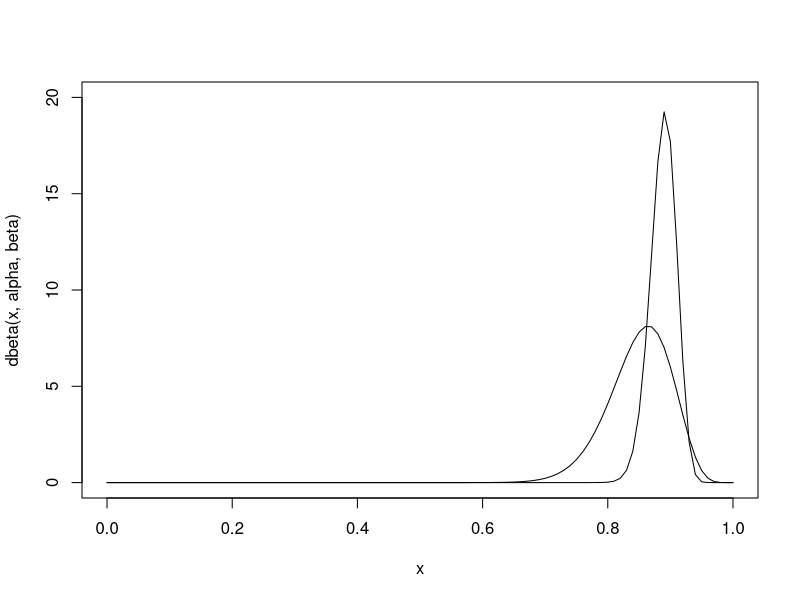
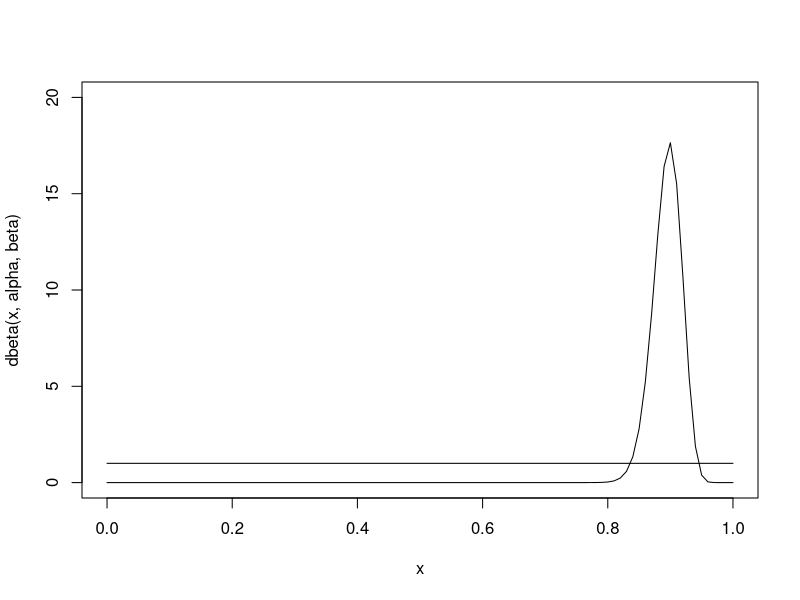
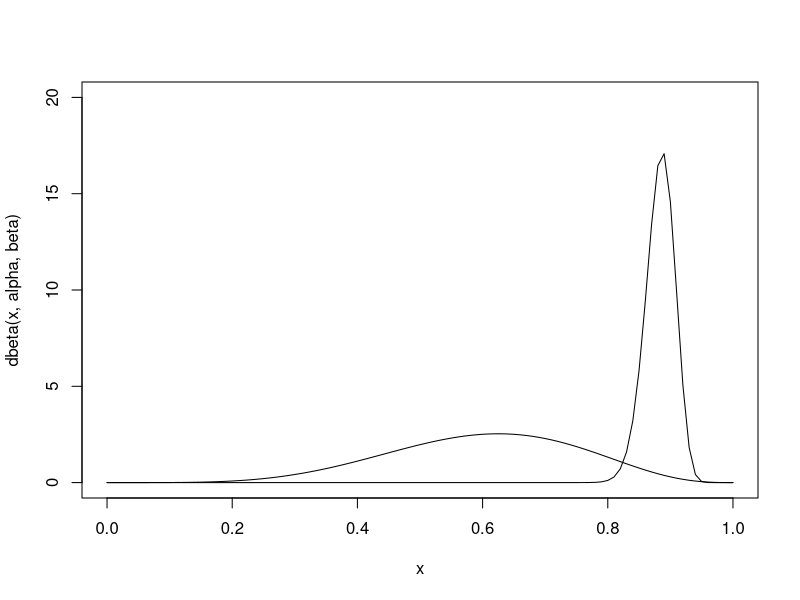
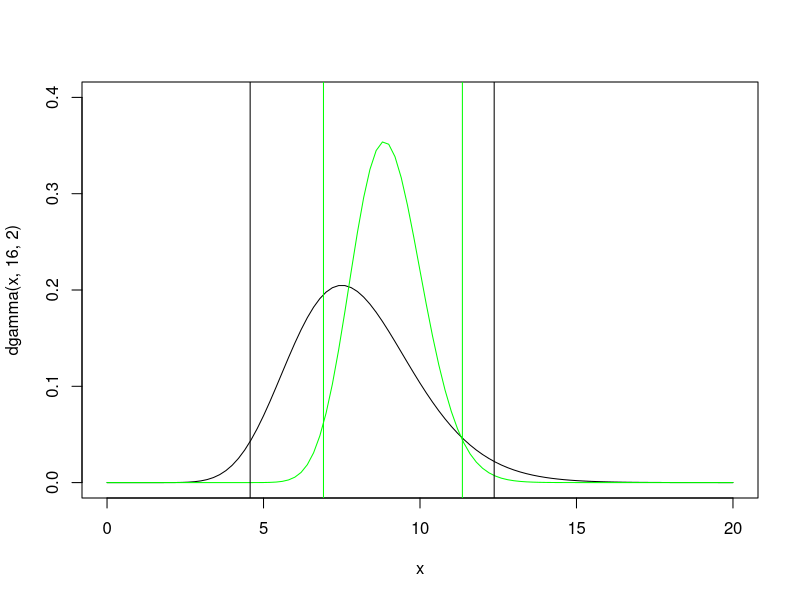

These charts were generated, in order, by the following R code:

#####
# 1.
winProb = c(.1, .3, .6, .7, .8)
creatures = c(1, 2, 3, 3, 1)
creatures = creatures/sum(creatures)
prior = creatures

# win 2, lose #3
# posterior distribution for prob of selecting each type 

likelihood <- winProb^2 * (1-winProb)^3; likelihood 

P2W3L<-sum(prior* likelihood); 
P2W3L

posterior <-prior * likelihood/ P2W3L; 
posterior
#0.03984477 0.33745081 0.37778749 0.21693266 0.02798426


### 1.b
prior = posterior
likelihood <- winProb^3 * (1-winProb)^7; likelihood

P3W7L<-sum(prior* likelihood); 
P3W7L

posterior <-prior * likelihood/ P3W7L; 
posterior
#  0.0207248400 0.8159861026 0.1453930050 0.0176966106 0.0001994417


### 1.c
winProb = c(.1, .3, .6, .7, .8)
creatures = c(1, 2, 3, 3, 1)
creatures = creatures/sum(creatures)
prior = creatures


likelihood <- winProb^5 * (1-winProb)^10; likelihood
P5W10L<-sum(prior* likelihood); 
P5W10L
posterior <-prior * likelihood/ P5W10L; 
posterior
#  0.0207248400 0.8159861026 0.1453930050 0.0176966106 0.0001994417





#####
# 2.

# score confidence interval 
# from ch. 7.4
prop.test(160, 178, conf.level=.95)
# 0.8425626 0.9372989

# confidence interval - option 2
# also from ch. 7.4 
success = 160
total = 178
theta = success/total
theta_tilda = (success + 2) / (total + 4)
n_tilda = total + 4

theta_tilda + qnorm(.975)* sqrt(theta_tilda * (1-theta_tilda)/n_tilda)
theta_tilda - qnorm(.975) * sqrt(theta_tilda * (1-theta_tilda)/n_tilda)
# 0.8446725 to  0.9355473

### 2. b, c, d.

## Statistician #1
# beta, mean .85, var .0025
E <- 0.85; 
V <- 0.0025 
alpha <- (E^2 - E^3)/V - E
beta <- alpha/E - alpha

curve(dbeta(x, alpha, beta), ylim=c(0, 20))

alpha = alpha + 160
beta = beta + 18

curve(dbeta(x, alpha, beta), add=TRUE)
# posterior mean 
mu <-alpha/(alpha+beta); 
mu 
# 0.8881579

#95% credible interval
qbeta(c(.025, .975), alpha, beta)
# 0.844250 0.925627

# probability theta is > 90
1- pbeta(.9, alpha, beta)


## Statistician #2
# flat prior 
alpha = 1
beta = 1
curve(dbeta(x, alpha, beta), ylim=c(0, 20))

alpha = alpha + 160
beta = beta + 18
curve(dbeta(x, alpha, beta), add=TRUE)

mu <-alpha/(alpha+beta); 
mu
#0.8944444

qbeta(c(.025, .975), alpha, beta)
#0.8457338 0.9348730

# probability theta is > 90
1- pbeta(.9, alpha, beta)


## Statistician #3
# beta 6, 4
alpha = 6
beta = 4
curve(dbeta(x, alpha, beta), ylim=c(0, 20))

alpha = alpha + 160
beta = beta + 18
curve(dbeta(x, alpha, beta), add=TRUE)

mu <-alpha/(alpha+beta); 
mu 
#0.8829787
qbeta(c(.025, .975), alpha, beta)
# 0.8334713 0.9247833

# probability theta is > 90
1- pbeta(.9, alpha, beta)





#####
# 3.
# p. 324, ex. 8

sampleSize = 60
sampleVar = 116^2
sampleMean = 538

priorVar = 25^2
priorMean = 600


A<- sampleSize/sampleVar 
A0<- 1/priorVar
A1<- A0 + A 
SD = sqrt(1/A1) 
SD
# 12.84696

# the posterior mean
M<- sampleMean 
M0 <- priorMean 
M1 <- (A0*M0 + A*M)/(A0 + A)
M1
# 554.3724

### 3.b
qnorm(c(.025, .975), M1, SD)
# 529.1928 579.5520

### 3.c
1-pnorm(600, M1, SD)
# 0.0001914289





#####
# 4.

### 4.a) likelihood 
#		theta^(N * summation Xi) * e ^(-N * theta) / product (Xi!)

### 4.b) write out the posterior density
#		theta^(N * summation Xi) * e ^(-N * theta) / product (Xi!)
#			* (lamda ^ r / gamma(r))^N * product(Xi ^(r-1)) * e^(lambda * summation Xi) 

### 4.c) gamma distribution with (sum xi + r, n + lambda)

### 4.d) 
r = 15 + 6 + 7 + 9 + 9 + 16
lambda =  3 + 5

# posterior density => gamma(r=62, lambda=8)


### 4.e)
# 95% confidence interval 
qgamma(c(.025, .975), r, lambda)
# 5.941881 9.794631


### 4.f)
# r/lamda
# r/lamda^2
r = 16
lambda = 2

# same observed values -> find posterior
r = r + 6 + 7 + 9 + 9 + 16
lambda = lambda + 5
# posterior gamma(r=63, lambda=7)

#plot prior and posterior and 95% interval for each
curve(dgamma(x, 16, 2), xlim=c(0,20), ylim=c(0, .4))
curve(dgamma(x, 63, 7), add=TRUE, col="green")

abline(v=qgamma(c(.025,.975),  16, 2))
abline(v=qgamma(c(.025,.975),  63, 7), col="green")





#####
# 5.
n<-c(551, 602, 623, 496, 588, 589) 
X<-c(176,182,188,145,173,190) 

alpha<- X 
beta<- n-X 


N <- 10^5  
theta<- matrix(0,0, nrow = N, ncol = 6) 
for (j in 1:6) {
  theta[ ,j] <- rbeta(N, alpha[j], beta[j]) 
}
head(theta)


probBest <- numeric(6) 
best <- apply(theta, 1, max) 
for (j in 1:6) {
  probBest[j] = mean(theta[ ,j] == best)
}
probBest

# 0.33477 0.08764 0.08132 0.04353 0.04122 0.41152

# Salvador Perez and Jean Segura both have a <5% chance of being
# the best top hitter.

### 5.b


p<-X/n 

N <- 10^5  
sales<- matrix(0,0, nrow = N, ncol = 6) 
for (j in 1:6) {
  sales[ ,j] <- rbinom(N, 600, p[j])
}
head(sales)


numTop <- numeric(6)
best <- apply(sales, 1, max) 

for (j in 1:6) {
  numTop[j] = mean(sales[ ,j] == best) 
}
numTop; sum(numTop)  
probTop<-numTop/sum(numTop); 
round(probTop,5)
# 0.33397 0.09277 0.08617 0.03549 0.04169 0.40990

# Salvador Perez and Jean Segura both have a <5% chance of being
# the best top hitter.












